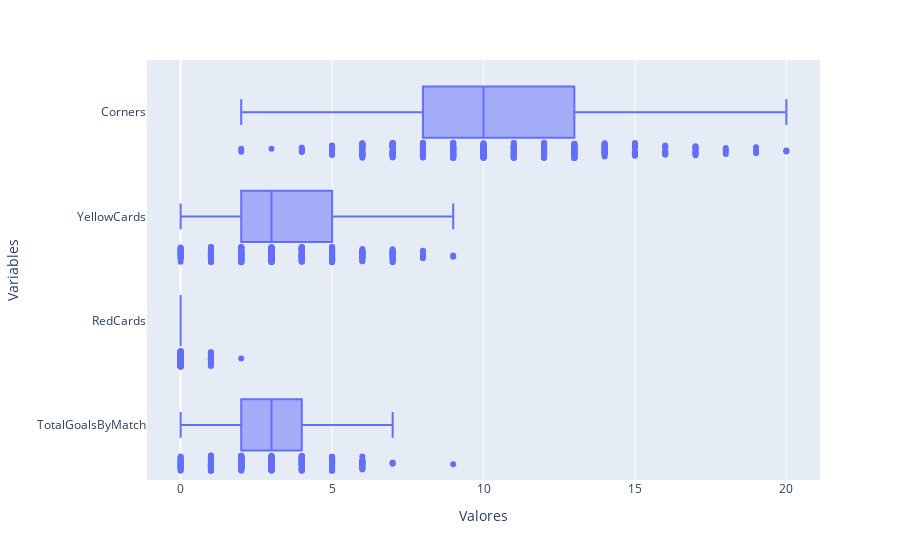

This figure's notebook cell:
### Code cell
fig = px.box(df_consolidated, labels={'variable': 'Variables', 'value': 'Valores'},orientation='h', points='all')

fig.show()

### Figure 1 — Plotly figure (JSON) as saved in the notebook; plotly's stock layout.template omitted (floating-point values rounded to 4 significant figures; data arrays with more than 128 entries replaced by an {"elided": "..."} marker saying what was removed)
{"data": [{"alignmentgroup": "True", "boxpoints": "all", "hovertemplate": "Valores=%{x}<br>Variables=%{y}<extra></extra>", "legendgroup": "", "marker": {"color": "#636efa"}, "name": "", "notched": false, "offsetgroup": "", "orientation": "h", "showlegend": false, "type": "box", "x": {"elided": "1520 int values"}, "x0": " ", "xaxis": "x", "y": {"elided": "1520 str values"}, "y0": " ", "yaxis": "y"}], "layout": {"boxmode": "group", "legend": {"tracegroupgap": 0}, "margin": {"t": 60}, "xaxis": {"anchor": "y", "domain": [0, 1], "title": {"text": "Valores"}}, "yaxis": {"anchor": "x", "domain": [0, 1], "title": {"text": "Variables"}}}}
